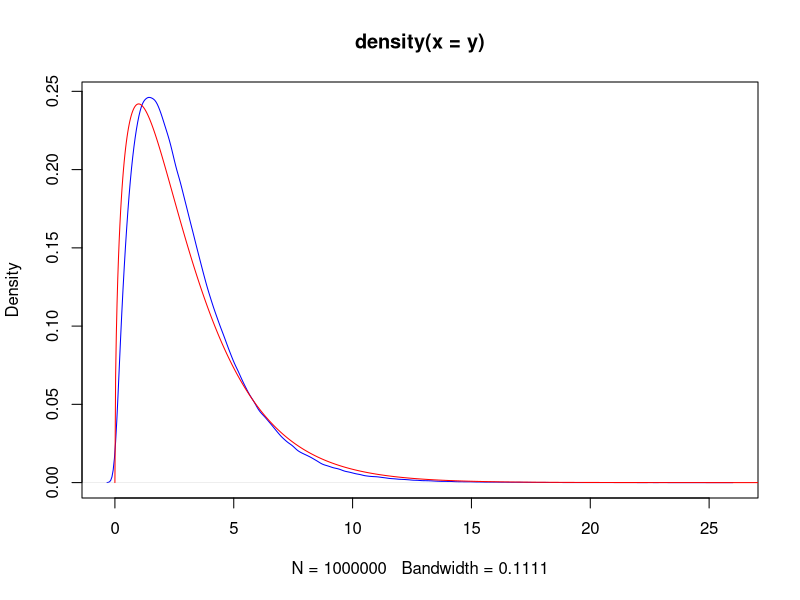
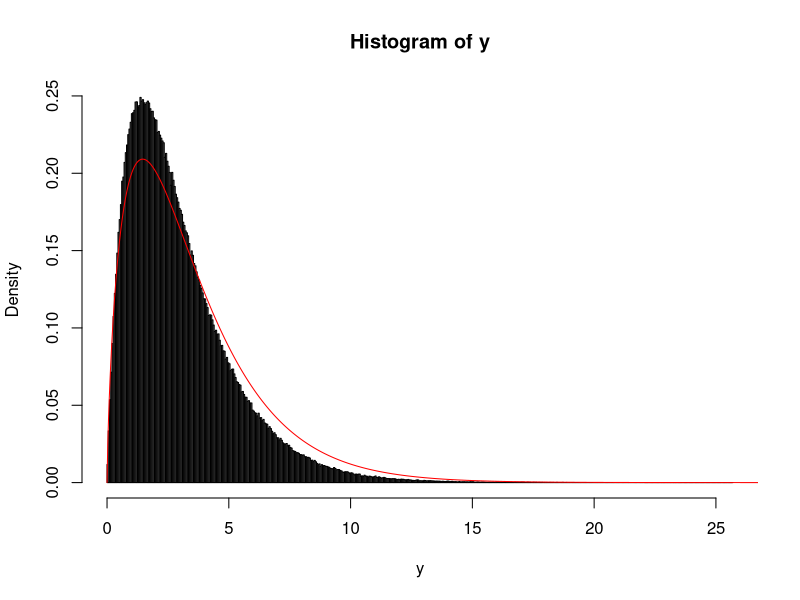

Write the R code that produced these figures, in order.
# My hypothesis: Sum of square of 
# N(0,sigma_1), N(0,sigma_2),...,N(0,sigma_N) 
# will have Chi-Square distribution with degree of freedom
# d-o-f == sigma_1^2 + sigma_2^2 + ... + sigma_N^2
############################################################################
# let's test::
p1 = 0.2;p2 = 0.1;p3=0.15;p4=0.55
sigma1 = sqrt(1-p1);
sigma2 = sqrt(1-p2);
sigma3 = sqrt(1-p3);
sigma4= sqrt(1-p4);
N = 1000000
y <- numeric(N)
for(ii in 1:N){
  y[ii] <- rnorm(1,0,sigma1)^2 + rnorm(1,0,sigma2)^2 + rnorm(1,0,sigma3)^2 + rnorm(1,0,sigma4)^2  
}

d <- density(y)
plot(d,col='blue')
chiSqr_pdf <- function(x,nu) {x^((nu-2)/2) * exp(-x/2)/(gamma(nu/2)*2^(nu/2))}
nu <- sigma1^2 + sigma2^2 + sigma3^2 + sigma4^2
#curve(chiSqr_pdf(x,nu),0,30,n=1001,col='red',add=T)
curve(dchisq(x, df = nu), from = 0, to = 30,n=1001,col='red',add=T)

hist(y,freq = FALSE,breaks='FD')

nu <- 2*sqrt(sigma1^2 + sigma2^2 + sigma3^2 + sigma4^2)
curve(chiSqr_pdf(x,nu),0,30,n=1001,col='red',add=T)

print('But we are not providing cov(Z_i*Z_j) = -sqrt(p_i*p_j)')

